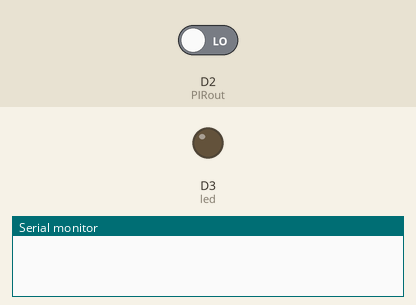
This sketch was run on a simulated ESP8266 (NodeMCU). On the bench: output pins drawn as LEDs (lit = HIGH), the last lines printed to the serial monitor. The inputs (shaded band) are chosen by the test bench; at power-on: D2 (PIRout) LOW.

Above: at 1.2 s.
1.3 s: D2 (PIRout) driven HIGH
At 1.9 s:
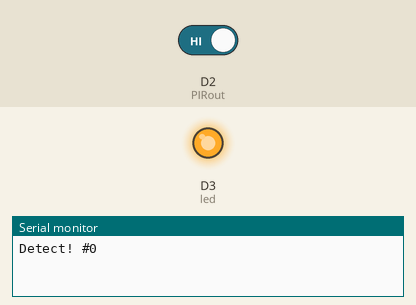
Timing chart, 0 to 7.8 s (numbered marks = the images above; inputs shaded):
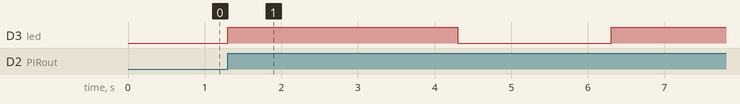

Measured:
- after the input at 1.3 s, D3 (led): LOW → HIGH at once, → LOW 3.0 s later, → HIGH 2.0 s later

The sketch:

PIR_test1.ino.ino
```cpp
const int led = D3;
const int PIRout= D2;
int i =0;

void setup() {  //定義針腳輸出入
  Serial.begin(57600);
  pinMode(led,OUTPUT);
  pinMode(PIRout,INPUT);
  Serial.println("");
  }
void loop() {
  int val=digitalRead(PIRout);  //讀取 PIR 輸出
  if (val == HIGH) {   //PIR 有偵測到時 : LED 閃一下
    Serial.print("Detect! #");
    Serial.println(i);
    digitalWrite(led,HIGH);
    delay(1000*3);
    digitalWrite(led,LOW);
    delay(1000*2);
    i++;if(i>1000){i=0;}
    }
    else{
      digitalWrite(led,LOW);
    }


}
```
